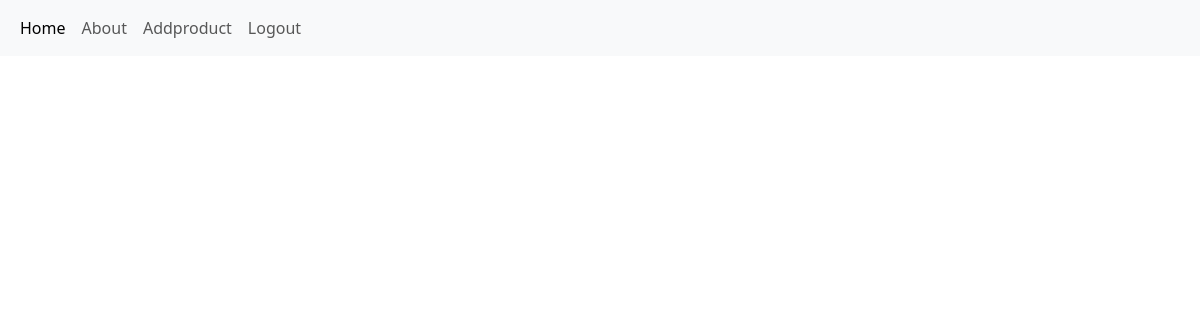
/view_bookings, run on an earlier commit of the app's database.
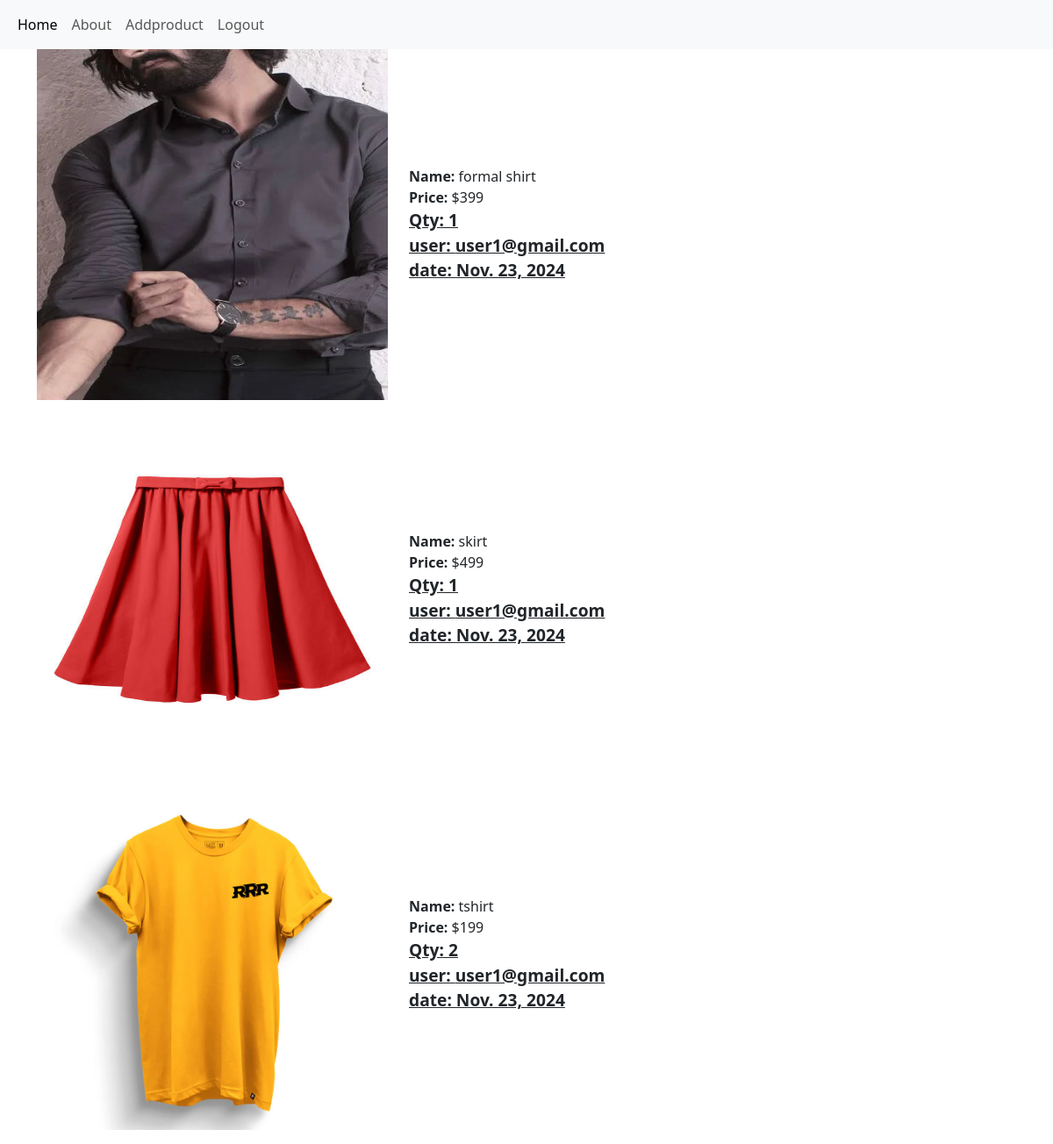
And on a later commit of the database.
### textileapp/models.py (models this page shows)
class Buy(models.Model):
    Product=models.ForeignKey(Product,on_delete=models.CASCADE)
    user=models.ForeignKey(User,on_delete=models.CASCADE)
    qty=models.IntegerField()
    price=models.IntegerField()
    date=models.DateField(auto_now_add=True)

class Product(models.Model):
    pid=models.TextField()
    name=models.TextField()
    dis=models.TextField()
    price=models.IntegerField()
    offer_price=models.IntegerField()
    stock=models.IntegerField()
    img=models.FileField()

### textileapp/views.py (the view)
# urls.py: path('view_bookings',views.view_bookings),
def view_bookings(req):
    buy=Buy.objects.all()[::-1]
    return render(req,'shop/view_bookings.html',{'buy':buy})

### template/shop/view_bookings.html (shortened to what this page needs)
<!DOCTYPE html>
<html lang="en">
<head>
    <link href="https://cdn.jsdelivr.net/npm/bootstrap@5.3.3/dist/css/bootstrap.min.css" rel="stylesheet">
</head>
<body>
    <nav class="navbar navbar-expand-sm bg-light navbar-light">
        <div class="container-fluid">
          <ul class="navbar-nav">
            <li class="nav-item">
              <a class="nav-link active" href="#">Home</a>
            </li>
            <li class="nav-item">
              <a class="nav-link" href="#">About</a>
            </li>
            <li class="nav-item">
              <a class="nav-link" href="addproduct">Addproduct</a>
            </li>
            <li class="nav-item">
              <a class="nav-link " href="logout">Logout</a>
            </li>
          </ul>
        </div>
      </nav>
      <div class="container">
        <div class="row">
            {% for i in buy %}
            <div class="col-lg-12 mb-3">
                <div class="d-flex align-items-center">
                    <img src="{{i.Product.img.url}}" style="width: 400px; height: 400px;" alt="">
                    <div class="ms-4">
                        <div><strong>Name:</strong> {{i.Product.name}}</div>
                        <div><strong>Price:</strong> ${{i.Product.offer_price}}</div>
                        <div class="d-flex align-items-center">
                            <span class="qty-text">Qty: {{i.qty}}</span>
                        </div>
                        <div class="d-flex align-items-center">
                            <span class="qty-text">user: {{i.user}}</span>
                        </div>
                        <div class="d-flex align-items-center">
                            <span class="qty-text">date: {{i.date}}</span>
                        </div>
                    </div>
                </div>
            </div>
            {% endfor %}
        </div>
    </div>
</body>
</html>

### template/shop/view_bookings.html (style rules this page uses)
.qty-text { font-weight: bold; text-decoration: underline; font-size: 1.2rem; }

What changed in the data, as far as the page shows it:
added Buy: Product.img (picture), Product.name "formal shirt", Product.offer_price "399", qty "1", user "user1@gmail.com", date "Nov. 23, 2024"
added Buy: Product.img (picture), Product.name "skirt", Product.offer_price "499", qty "1", user "user1@gmail.com", date "Nov. 23, 2024"
added Buy: Product.img (picture), Product.name "tshirt", Product.offer_price "199", qty "2", user "user1@gmail.com", date "Nov. 23, 2024"
